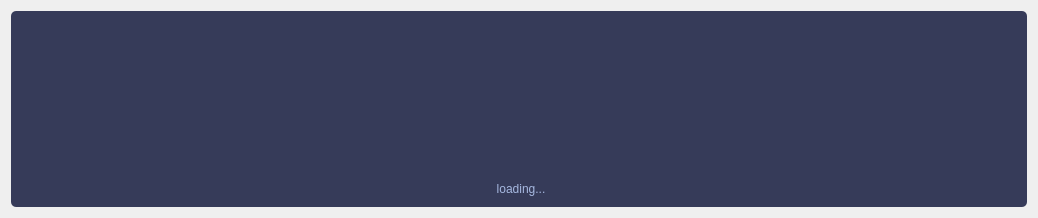
<?xml version="1.0" encoding="UTF-8"?>
<ui version="4.0">
 <class>QDownloaderClass</class>
 <widget class="QWidget" name="QDownloaderClass">
  <property name="geometry">
   <rect>
    <x>0</x>
    <y>0</y>
    <width>1038</width>
    <height>218</height>
   </rect>
  </property>
  <property name="windowTitle">
   <string>QDownloader</string>
  </property>
  <layout class="QGridLayout" name="gridLayout">
   <item row="0" column="0">
    <widget class="QWidget" name="widget" native="true">
     <property name="styleSheet">
      <string notr="true">background-color:#363B59;border-radius:5px;</string>
     </property>
     <widget class="QLabel" name="label_2">
      <property name="geometry">
       <rect>
        <x>980</x>
        <y>10</y>
        <width>30</width>
        <height>30</height>
       </rect>
      </property>
      <property name="sizePolicy">
       <sizepolicy hsizetype="Expanding" vsizetype="Expanding">
        <horstretch>0</horstretch>
        <verstretch>0</verstretch>
       </sizepolicy>
      </property>
      <property name="minimumSize">
       <size>
        <width>30</width>
        <height>30</height>
       </size>
      </property>
      <property name="maximumSize">
       <size>
        <width>30</width>
        <height>30</height>
       </size>
      </property>
      <property name="styleSheet">
       <string notr="true">background-color: transparent;</string>
      </property>
      <property name="text">
       <string/>
      </property>
      <property name="pixmap">
       <pixmap resource="../../../BlueCgHP/BlueCgHP/qdownloader.qrc">:/image/noka.gif</pixmap>
      </property>
     </widget>
     <widget class="QLabel" name="label">
      <property name="geometry">
       <rect>
        <x>10</x>
        <y>10</y>
        <width>30</width>
        <height>30</height>
       </rect>
      </property>
      <property name="sizePolicy">
       <sizepolicy hsizetype="Expanding" vsizetype="Expanding">
        <horstretch>0</horstretch>
        <verstretch>0</verstretch>
       </sizepolicy>
      </property>
      <property name="minimumSize">
       <size>
        <width>30</width>
        <height>30</height>
       </size>
      </property>
      <property name="maximumSize">
       <size>
        <width>30</width>
        <height>30</height>
       </size>
      </property>
      <property name="styleSheet">
       <string notr="true">background-color: transparent;</string>
      </property>
      <property name="frameShadow">
       <enum>QFrame::Plain</enum>
      </property>
      <property name="lineWidth">
       <number>1</number>
      </property>
      <property name="text">
       <string/>
      </property>
      <property name="wordWrap">
       <bool>false</bool>
      </property>
     </widget>
     <widget class="QLabel" name="label_3">
      <property name="geometry">
       <rect>
        <x>10</x>
        <y>170</y>
        <width>1000</width>
        <height>16</height>
       </rect>
      </property>
      <property name="styleSheet">
       <string notr="true">background-color: transparent;
	font:9pt &quot;Joystix Monospace&quot;;
	text-align:center;
	color: #A6B8E0;</string>
      </property>
      <property name="text">
       <string>loading...</string>
      </property>
      <property name="alignment">
       <set>Qt::AlignCenter</set>
      </property>
     </widget>
    </widget>
   </item>
  </layout>
 </widget>
 <layoutdefault spacing="6" margin="11"/>
 <resources>
  <include location="../../../BlueCgHP/BlueCgHP/qdownloader.qrc"/>
  <include location="qdownloader.qrc"/>
 </resources>
 <connections/>
</ui>
